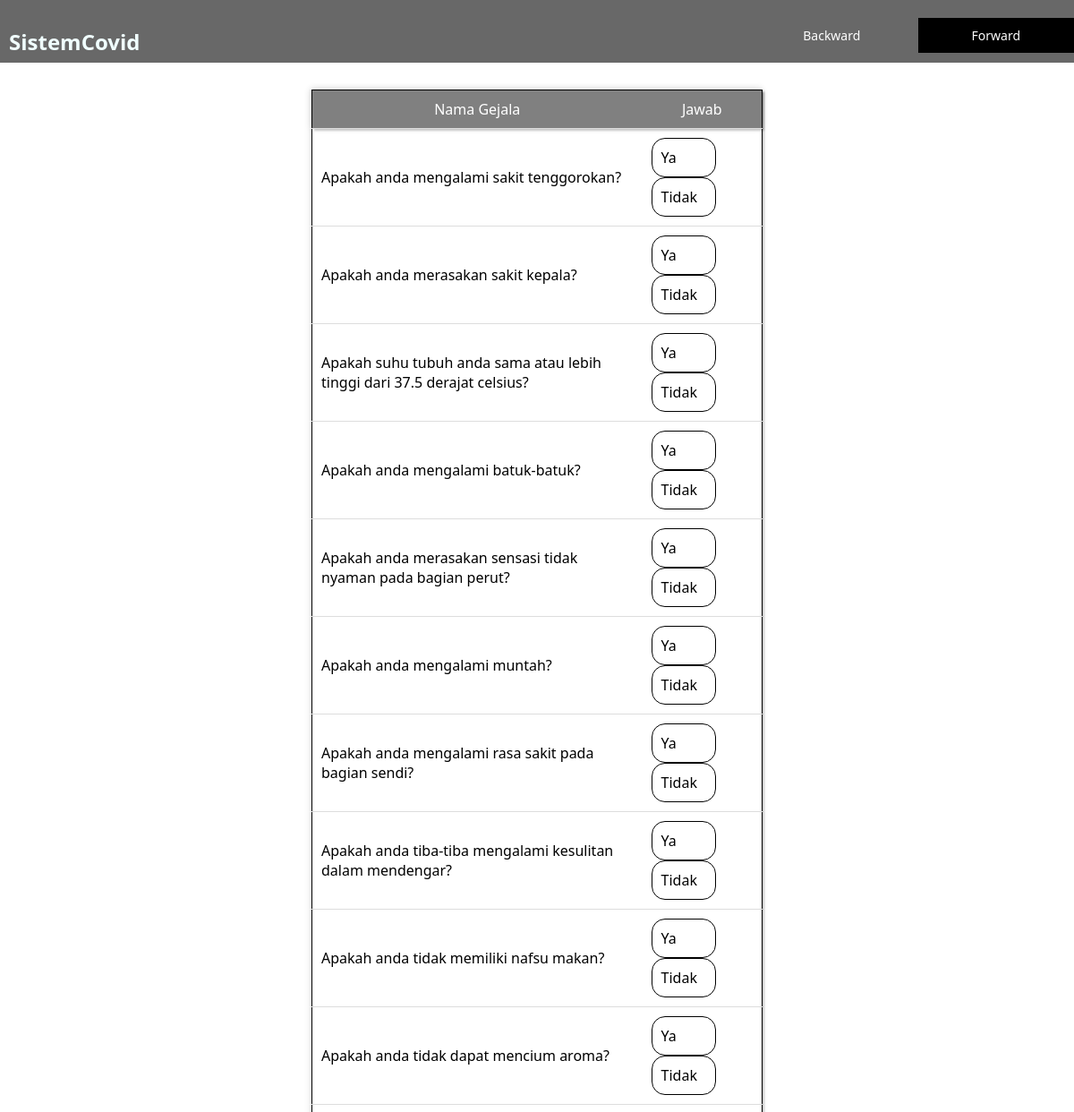
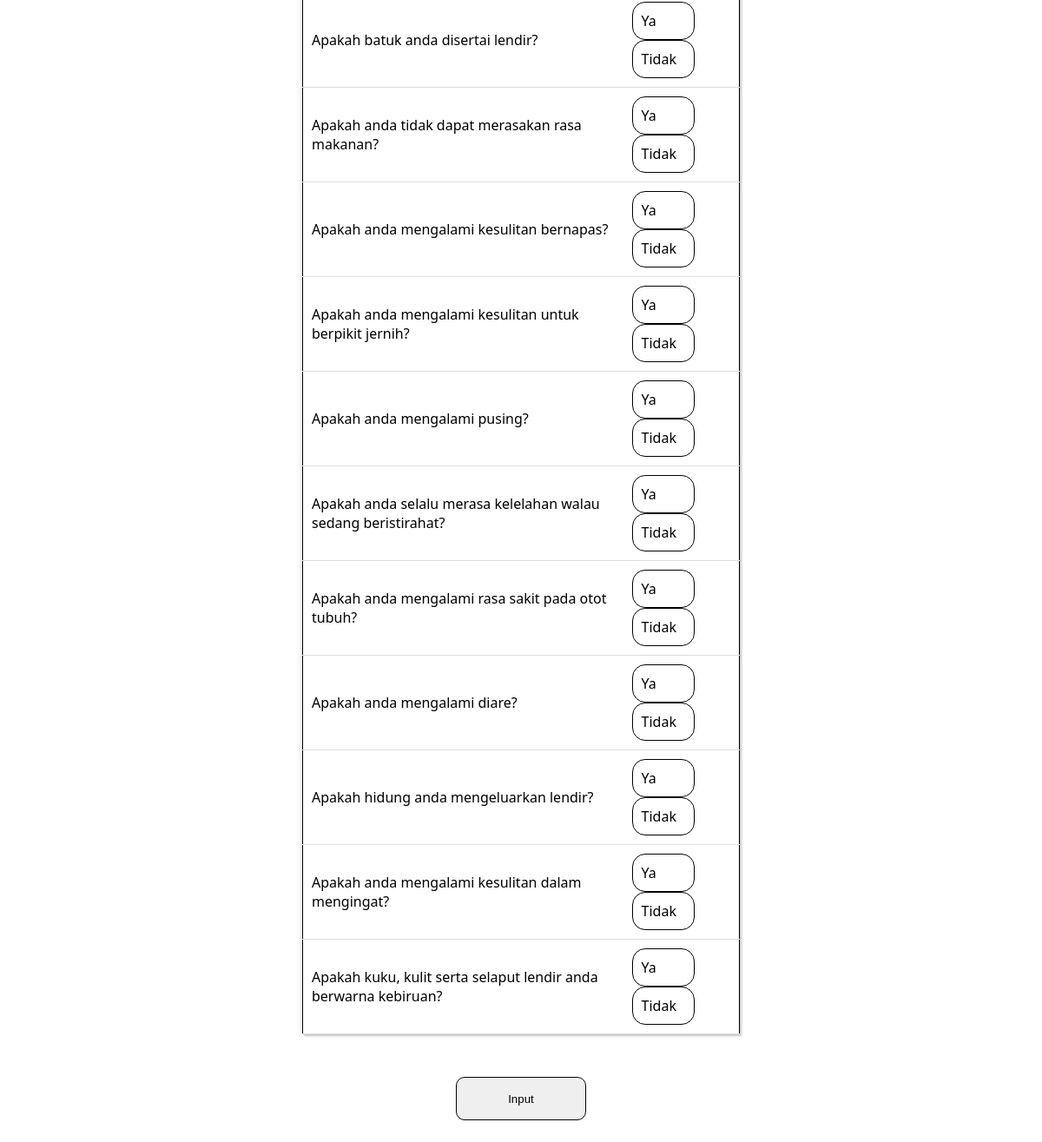
The page / on the database its author committed (2 pictures, top to bottom).
### tables this page shows
CREATE TABLE `gejala` (
  `kode_gejala` int(11) NOT NULL,
  `nama_gejala` varchar(200) NOT NULL,
  `codename` varchar(100) DEFAULT NULL,
  `pertanyaan` varchar(255) DEFAULT NULL
);

### index.php (the view, shortened to what this page needs)
<?php
include("App\Config.php");
?>
<html>
<head>
<link rel="stylesheet" href="style.css">
</head>
<body>
        <nav>
            <ul>
            <div class="disini">
                <li><a href="backward.php" class='link'>Backward</a></li>
                </div>
                <div class="disini current">
                <li><a href="index.php" class='link'>Forward</a></li>
                </div>
                </ul>
        </nav>
<header>
        <h2>SistemCovid</h2>
    </header>
<div class="container">
    <form action="rule.php" method="get">
            <?php
            $result = mysqli_query($mysqli, "SELECT * FROM gejala WHERE pertanyaan IS NOT NULL");
            echo "<table class='tabe'>";
            echo "<tr id='atas'>";
            echo "<td align= center>Nama Gejala</td>";
            echo "<td align= center>Jawab</td>";
            echo "</tr>";
            while($gejala = mysqli_fetch_array($result)) {
                echo "<tr>";
                echo "<td >".$gejala['pertanyaan']."</td>";
                echo "<td>";
                echo "<div class='radio'>";
                echo " <label for='ya".$gejala['codename']."'>Ya</label>";
                echo " <label for='tidak".$gejala['codename']."'>Tidak</label>";
               echo "</div>";
                echo "</td>";
                echo "</tr>";
            }
            echo "</table>";
            ?>
            <br><br>
            <div class="tombol">
                        <button type="submit" id="data" name="data" class="btn-primary">Input</button>
        </div>
        </form>
        </div>
<body>
    </html>

### style.css (style rules this page uses)
html, body { padding: 0; margin:0; font-family:'Segoe UI', Tahoma, Geneva, Verdana, sans-serif ; }
header { background-color:rgb(104, 104, 104); height: 50px; color:azure; padding: 10px; }
label { border:1px solid black; border-radius: 15px; padding:10px; width: 50px; display: inline-flex; margin-right: auto; margin-left:auto; }
ul { width: auto; float:right; margin-top:20px; }
li { display: inline-block; padding:10px; }
.current { background-color: black; display: inline-block; }
.disini { display: inline-block; }
.link { text-align: center; text-decoration: none; color:white; font-size: 14px; padding:50px; }
.container { width: 60%; margin-top:10px; margin-left:auto; margin-right: auto; padding: 20px; align-items: center; }
table { border: 1px solid black; border-collapse: collapse; width:70%; background-color: white; margin-right: auto; margin-left:auto ; box-shadow: 2px 2px 2px rgba(0, 0, 0, 0.2), -1px -1px 8px rgb(0, 0, 0, 0.1); }
tr { transition: all .2s ease-in; border-bottom: 1px solid #ddd; }
#atas { background-color: grey; color: #fff; box-shadow: 2px 2px 2px rgba(0, 0, 0, 0.2), -1px -1px 8px rgb(0, 0, 0, 0.1); }
td { padding:10px; }
form { margin:auto; }
.tombol { margin:5px; text-align: center; }
.btn-primary { border: 1px solid; border-radius: 10px; height: 50px; width: 150px; }

### rows shown on the page
gejala: pertanyaan "Apakah anda mengalami sakit tenggorokan?"
gejala: pertanyaan "Apakah anda merasakan sakit kepala?"
gejala: pertanyaan "Apakah suhu tubuh anda sama atau lebih tinggi dari 37.5 derajat celsius?"
gejala: pertanyaan "Apakah anda mengalami batuk-batuk?"
gejala: pertanyaan "Apakah anda merasakan sensasi tidak nyaman pada bagian perut?"
gejala: pertanyaan "Apakah anda mengalami muntah?"
gejala: pertanyaan "Apakah anda mengalami rasa sakit pada bagian sendi?"
gejala: pertanyaan "Apakah anda tiba-tiba mengalami kesulitan dalam mendengar?"
gejala: pertanyaan "Apakah anda tidak memiliki nafsu makan?"
gejala: pertanyaan "Apakah anda tidak dapat mencium aroma?"
gejala: pertanyaan "Apakah batuk anda disertai lendir?"
gejala: pertanyaan "Apakah anda tidak dapat merasakan rasa makanan?"
gejala: pertanyaan "Apakah anda mengalami kesulitan bernapas?"
gejala: pertanyaan "Apakah anda mengalami kesulitan untuk berpikit jernih?"
gejala: pertanyaan "Apakah anda mengalami pusing?"
gejala: pertanyaan "Apakah anda selalu merasa kelelahan walau sedang beristirahat?"
gejala: pertanyaan "Apakah anda mengalami rasa sakit pada otot tubuh?"
gejala: pertanyaan "Apakah anda mengalami diare?"
gejala: pertanyaan "Apakah hidung anda mengeluarkan lendir?"
gejala: pertanyaan "Apakah anda mengalami kesulitan dalam mengingat?"
gejala: pertanyaan "Apakah kuku, kulit serta selaput lendir anda berwarna kebiruan?"
